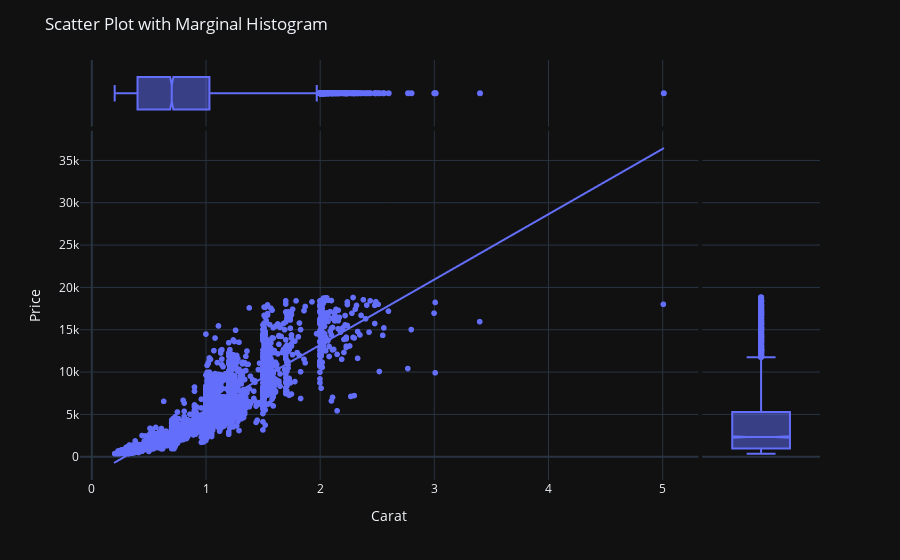

Here is the notebook cell this chart was saved with:
### Markdown cell above
# 🐔: Box

### Code cell
fig = px.scatter(
    df,
    x="carat",
    y="price",
    marginal_x="box",
    marginal_y="box",
    trendline="ols",
)

fig.update_layout(
    template="plotly_dark",
    title="Scatter Plot with Marginal Histogram",
    xaxis_title="Carat",
    yaxis_title="Price",
)
fig.show()

### Figure 1 — Plotly figure (JSON) as saved in the notebook; plotly's stock layout.template omitted (floating-point values rounded to 4 significant figures; data arrays with more than 128 entries replaced by an {"elided": "..."} marker saying what was removed)
{"data": [{"hovertemplate": "carat=%{x}<br>price=%{y}<extra></extra>", "legendgroup": "", "marker": {"color": "#636efa", "symbol": "circle"}, "mode": "markers", "name": "", "showlegend": false, "type": "scattergl", "x": {"elided": "5000 float values"}, "xaxis": "x", "y": {"elided": "5000 int values"}, "yaxis": "y"}, {"alignmentgroup": "True", "hovertemplate": "carat=%{x}<extra></extra>", "legendgroup": "", "marker": {"color": "#636efa", "symbol": "circle"}, "name": "", "notched": true, "offsetgroup": "", "showlegend": false, "type": "box", "x": {"elided": "5000 float values"}, "xaxis": "x3", "yaxis": "y3"}, {"alignmentgroup": "True", "hovertemplate": "price=%{y}<extra></extra>", "legendgroup": "", "marker": {"color": "#636efa", "symbol": "circle"}, "name": "", "notched": true, "offsetgroup": "", "showlegend": false, "type": "box", "xaxis": "x2", "y": {"elided": "5000 int values"}, "yaxis": "y2"}, {"hovertemplate": "<b>OLS trendline</b><br>price = 7718.89 * carat + -2228.8<br>R<sup>2</sup>=0.849753<br><br>carat=%{x}<br>price=%{y} <b>(trend)</b><extra></extra>", "legendgroup": "", "marker": {"color": "#636efa", "symbol": "circle"}, "mode": "lines", "name": "", "showlegend": false, "type": "scattergl", "x": {"elided": "5000 float values"}, "xaxis": "x", "y": {"elided": "5000 float values"}, "yaxis": "y"}], "layout": {"legend": {"tracegroupgap": 0}, "margin": {"t": 60}, "title": {"text": "Scatter Plot with Marginal Histogram"}, "xaxis": {"anchor": "y", "domain": [0, 0.8358], "title": {"text": "Carat"}}, "xaxis2": {"anchor": "y2", "domain": [0.8408, 1], "matches": "x2", "showgrid": false, "showline": false, "showticklabels": false, "ticks": ""}, "xaxis3": {"anchor": "y3", "domain": [0, 0.8358], "matches": "x", "showgrid": true, "showticklabels": false}, "xaxis4": {"anchor": "y4", "domain": [0.8408, 1], "matches": "x2", "showgrid": false, "showline": false, "showticklabels": false, "ticks": ""}, "yaxis": {"anchor": "x", "domain": [0, 0.8316], "title": {"text": "Price"}}, "yaxis2": {"anchor": "x2", "domain": [0, 0.8316], "matches": "y", "showgrid": true, "showticklabels": false}, "yaxis3": {"anchor": "x3", "domain": [0.8416, 1], "matches": "y3", "showgrid": false, "showline": false, "showticklabels": false, "ticks": ""}, "yaxis4": {"anchor": "x4", "domain": [0.8416, 1], "matches": "y3", "showgrid": true, "showline": false, "showticklabels": false, "ticks": ""}}}
